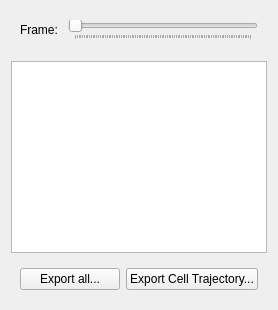
      <widget class="QWidget" name="inspectionTab">
       <attribute name="title">
        <string>Inspection</string>
       </attribute>
       <layout class="QVBoxLayout" name="verticalLayout_17">
        <item>
         <widget class="QWidget" name="widget_22" native="true">
          <property name="sizePolicy">
           <sizepolicy hsizetype="Minimum" vsizetype="Minimum">
            <horstretch>0</horstretch>
            <verstretch>0</verstretch>
           </sizepolicy>
          </property>
          <layout class="QHBoxLayout" name="horizontalLayout_19">
           <item>
            <widget class="QLabel" name="label_11">
             <property name="text">
              <string>Frame: </string>
             </property>
            </widget>
           </item>
           <item>
            <widget class="QSlider" name="tectonicsSlider_2">
             <property name="orientation">
              <enum>Qt::Horizontal</enum>
             </property>
             <property name="tickPosition">
              <enum>QSlider::TicksBelow</enum>
             </property>
             <property name="tickInterval">
              <number>1</number>
             </property>
            </widget>
           </item>
          </layout>
         </widget>
        </item>
        <item>
         <widget class="QVTKWidget" name="inspectionQVTKView" native="true">
          <property name="sizePolicy">
           <sizepolicy hsizetype="Expanding" vsizetype="Expanding">
            <horstretch>0</horstretch>
            <verstretch>0</verstretch>
           </sizepolicy>
          </property>
         </widget>
        </item>
        <item>
         <widget class="QTableView" name="featureInspectionTableView">
          <property name="sizePolicy">
           <sizepolicy hsizetype="Expanding" vsizetype="Minimum">
            <horstretch>0</horstretch>
            <verstretch>0</verstretch>
           </sizepolicy>
          </property>
         </widget>
        </item>
        <item>
         <widget class="QWidget" name="widget_14" native="true">
          <layout class="QHBoxLayout" name="horizontalLayout_23">
           <item>
            <widget class="QPushButton" name="pushButton_3">
             <property name="text">
              <string>Export all...</string>
             </property>
            </widget>
           </item>
           <item>
            <widget class="QPushButton" name="pushButton_2">
             <property name="text">
              <string>Export Cell Trajectory...</string>
             </property>
            </widget>
           </item>
          </layout>
         </widget>
        </item>
       </layout>
      </widget>
